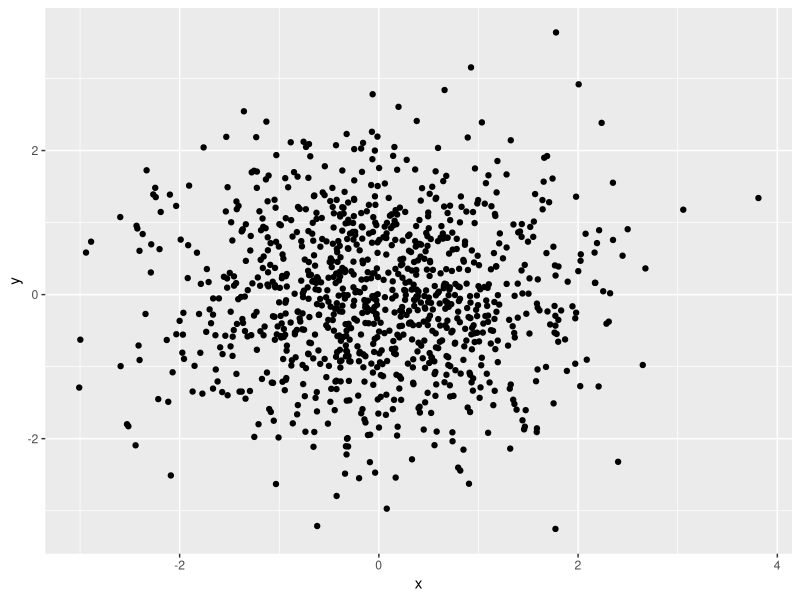
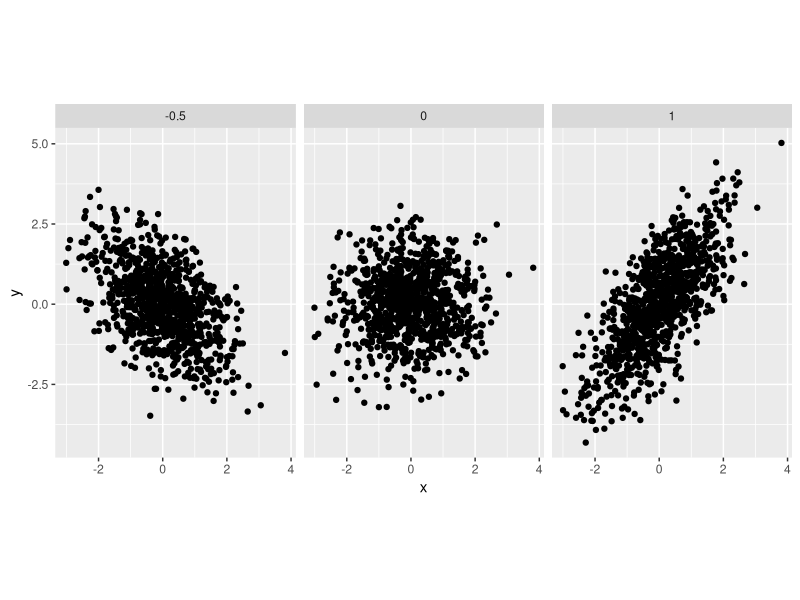
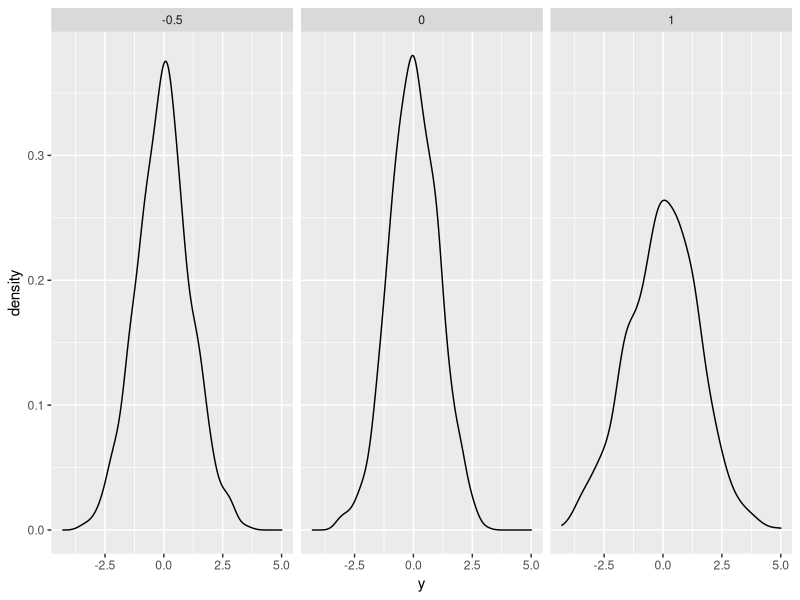
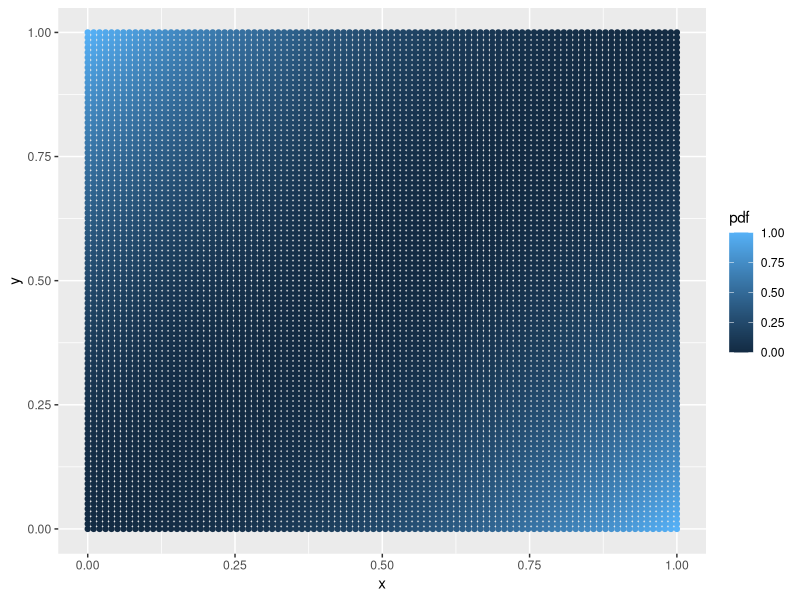
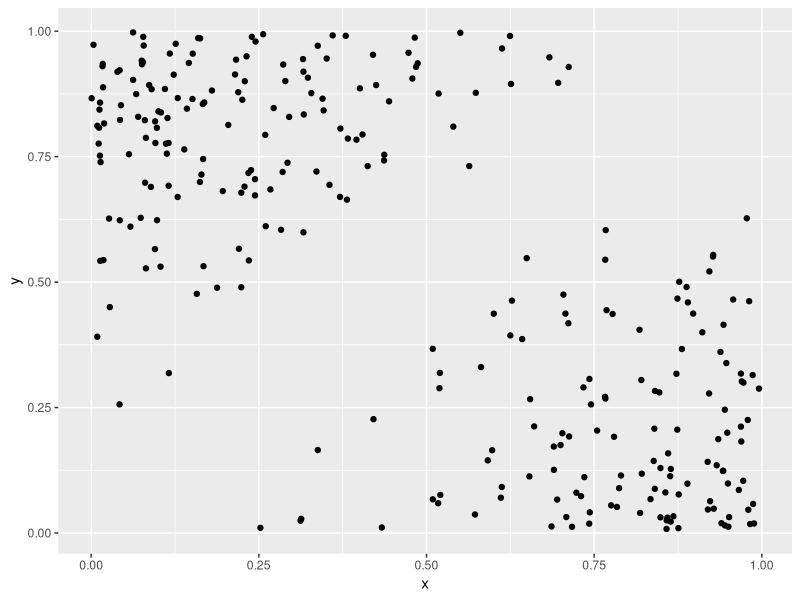
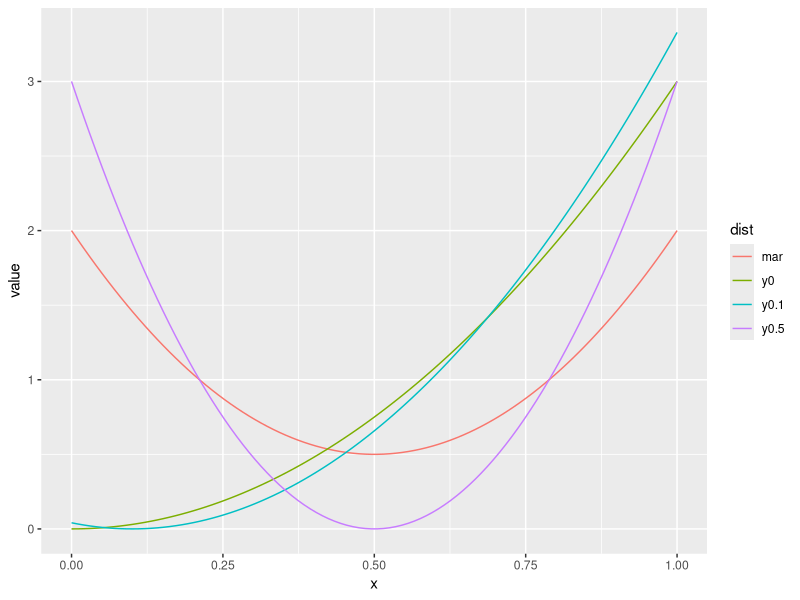
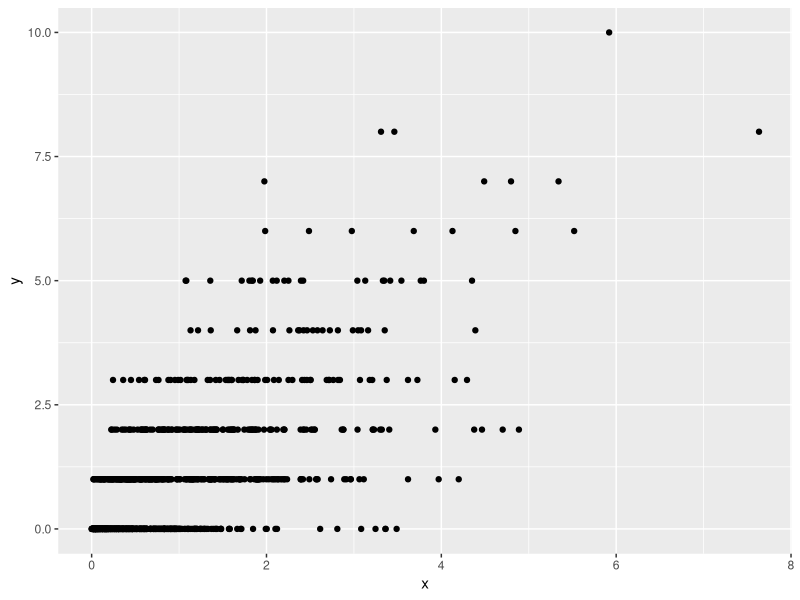
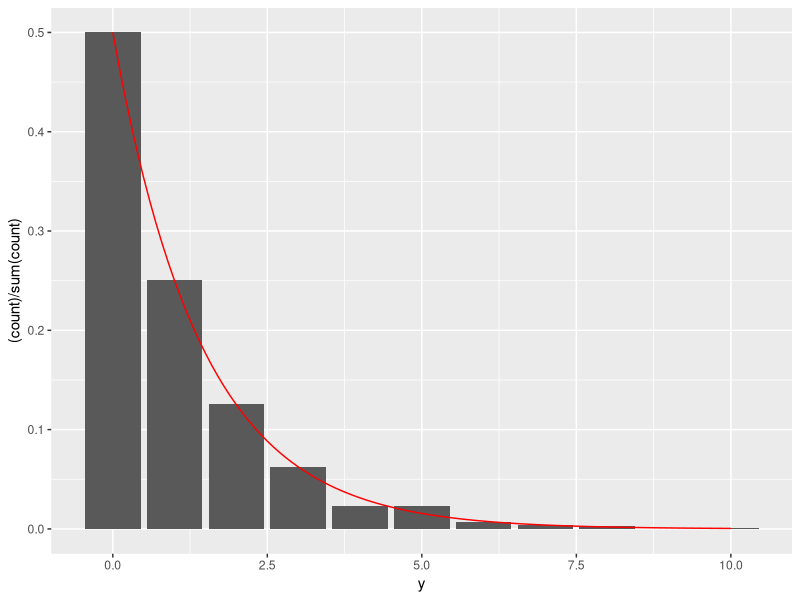

Here is the R script that generated these plots, in order:
## ---- chunk 1
togs <- T
library(ggplot2)
library(dplyr)
library(reshape2)
library(tidyr)
# togs <- FALSE
## ---- chunk 2
set.seed(1)
nsamps <- 1000
x      <- rnorm(nsamps)
y      <- rnorm(nsamps)
ggplot(data.frame(x, y), aes(x = x, y = y)) +
  geom_point()

y1 <- rnorm(nsamps, mean = 1 * x)
y2 <- rnorm(nsamps, mean = 0 * x)
y3 <- rnorm(nsamps, mean = -0.5 * x)
df <- tibble(x = c(x,x,x),
             y = c(y1,y2,y3),
             a = c(rep(1, nsamps), rep(0, nsamps), rep(-0.5, nsamps)))
ggplot(df, aes(x = x, y = y)) +
  geom_point() +
  facet_wrap(~a) +
  coord_equal(ratio=1)

# Parameter a controls the scale of linear dependency between X and Y.

ggplot(df, aes(x = y)) +
  geom_density() +
  facet_wrap(~a)
## ---- chunk 3
set.seed(1)

# d
pxy    <- function (x, y) {
  return ((x - y)^2)
}
x_axis       <- seq(0, 1, length.out = 100)
y_axis       <- seq(0, 1, length.out = 100)
df           <- expand.grid(x_axis, y_axis)
colnames(df) <- c("x", "y")
df           <- cbind(df, pdf = pxy(df$x, df$y))
ggplot(data = df, aes(x = x, y = y, color = pdf)) +
  geom_point()

# e
samps <- NULL
for (i in 1:10000) {
  xt <- runif(1, 0, 1)
  yt <- runif(1, 0, 1)
  pdft <- pxy(xt, yt)
  acc  <- runif(1, 0, 6)
  if (acc <= pdft) {
    samps <- rbind(samps, c(xt, yt))
  }
}
colnames(samps) <- c("x", "y")
ggplot(data = as.data.frame(samps), aes(x = x, y = y)) +
  geom_point()

# f
mar_pdf <- function (x) {
  return (6 * x^2 - 6 * x + 2)
}
cond_pdf <- function (x, y) {
  return (((x - y)^2) / (y^2 - y + 1/3))
}
df <- tibble(x    = x_axis, 
             mar  = mar_pdf(x), 
             y0   = cond_pdf(x, 0), 
             y0.1 = cond_pdf(x, 0.1), 
             y0.5 = cond_pdf(x, 0.5)) %>%
  gather(dist, value, -x)
ggplot(df, aes(x = x, y = value, color = dist)) +
  geom_line()
## ---- chunk 4
set.seed(1)
px <- function (x, alpha, beta) {
  return((1 / factorial(x)) * (beta^alpha / gamma(alpha)) * 
           (gamma(x + alpha) / (1 + beta)^(x + alpha)))
}
nsamps <- 1000
rx     <- rgamma(nsamps, 1, 1)
ryx    <- rpois(nsamps, rx)
ggplot(data = data.frame(x = rx, y = ryx), aes(x = x, y = y)) + geom_point()
ggplot(data = data.frame(x = rx, y = ryx), aes(x = y)) + 
  geom_bar(aes(y = (..count..)/sum(..count..))) +
  stat_function(fun = px, args = list(alpha = 1, beta = 1), color = "red")

